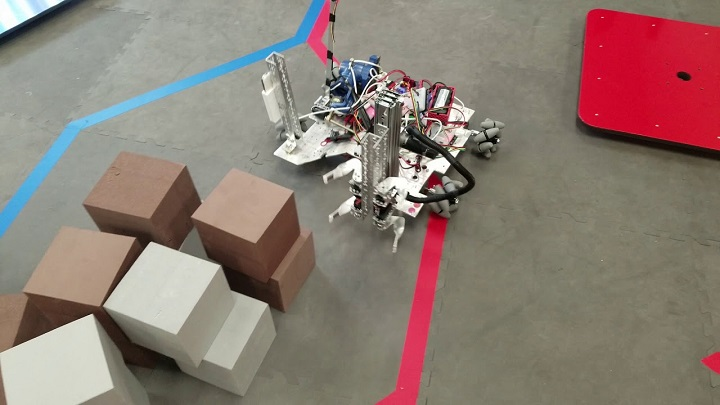
#> input picture Images/glyphs.jpg, 720 x 405 px
$ python 3d_histogram.py --image Images/glyphs.jpg
#> lines starting #> are read from the running program, lines starting #| are printed output that depends on the picture
from mpl_toolkits.mplot3d import Axes3D
import matplotlib.pyplot as plt
import numpy as np
import argparse
import cv2

ap = argparse.ArgumentParser()
ap.add_argument("-i", "--image", required = True, help = "Path to the image")
ap.add_argument("-s", "--size", required = False, help = "Size of largest color bin", default = 5000)
ap.add_argument("-b", "--bins", required = False, help = "Number of bins per color channel", default=8)
args = vars(ap.parse_args())

image = cv2.imread(args["image"])
#> image is the input picture: shape (405, 720, 3); mean B, G, R 115.8, 124.4, 140.8
size = float(args["size"])
bins = int(args["bins"])

hist = cv2.calcHist([image], [0, 1, 2], None, [8, 8, 8], [0, 256, 0, 256, 0, 256])
print("3D histogram shape: {}, with {} values".format(hist.shape, hist.flatten().shape[0]))
#| 3D histogram shape: (8, 8, 8), with 512 values

fig = plt.figure()
ax = fig.add_subplot(111, projection="3d")
ratio = size / np.max(hist)
#> ratio = 0.0691

for (x, plane) in enumerate(hist):
    for (y, row) in enumerate(plane):
        for (z, col) in enumerate(row):
            if hist[x][y][z] > 0.0:
                siz = ratio * hist[x][y][z]
                rgb = (z / (bins - 1), y / (bins - 1), x / (bins - 1))
                ax.scatter(x, y, z, s = siz, facecolors = rgb)
#> this loop made 8 passes

plt.show()
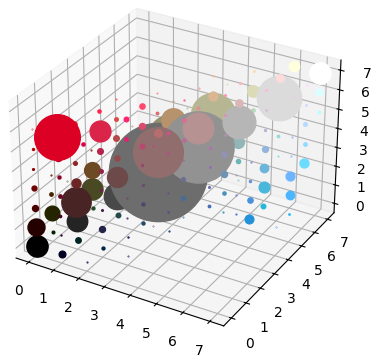
#> figure drawn by matplotlib, 1 panel
